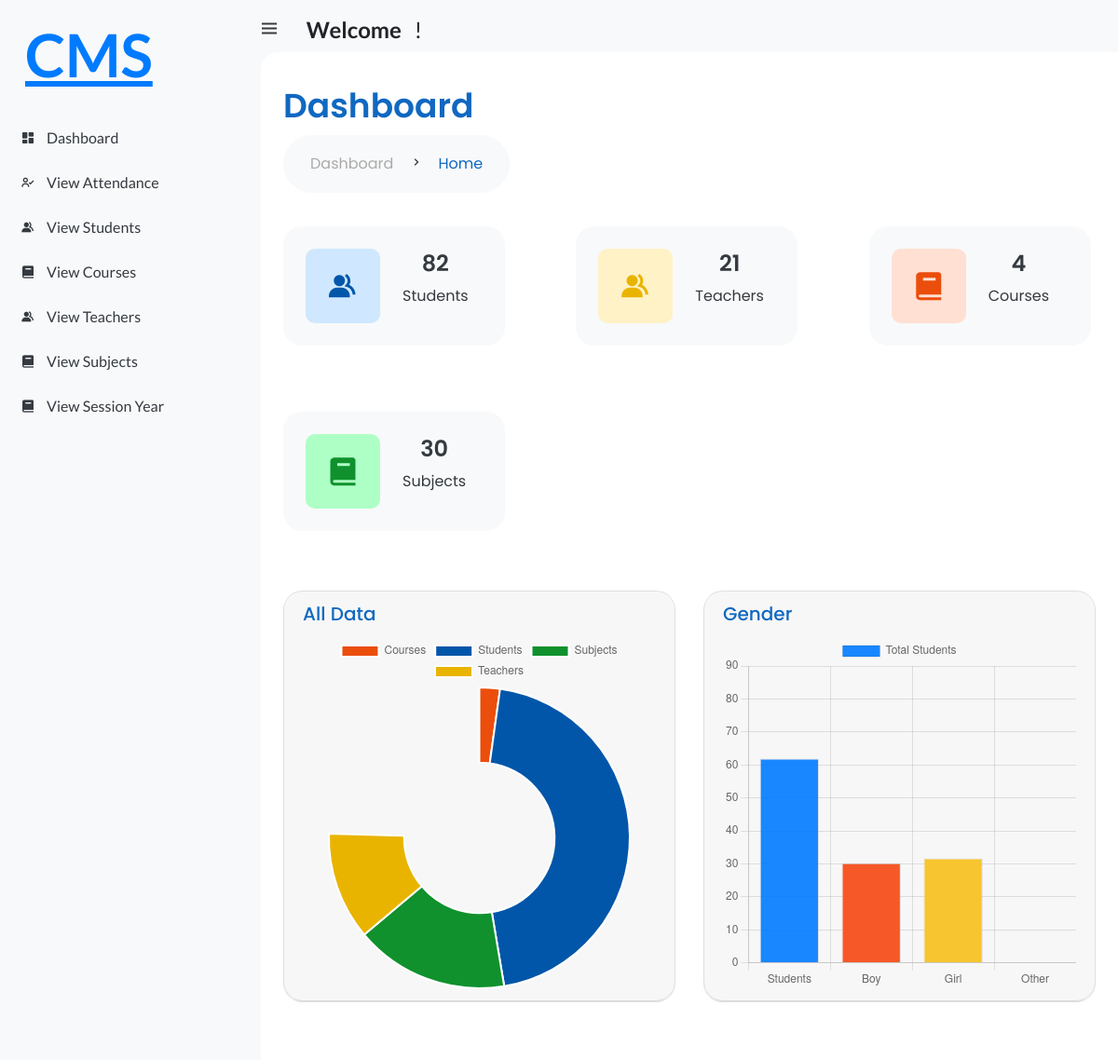
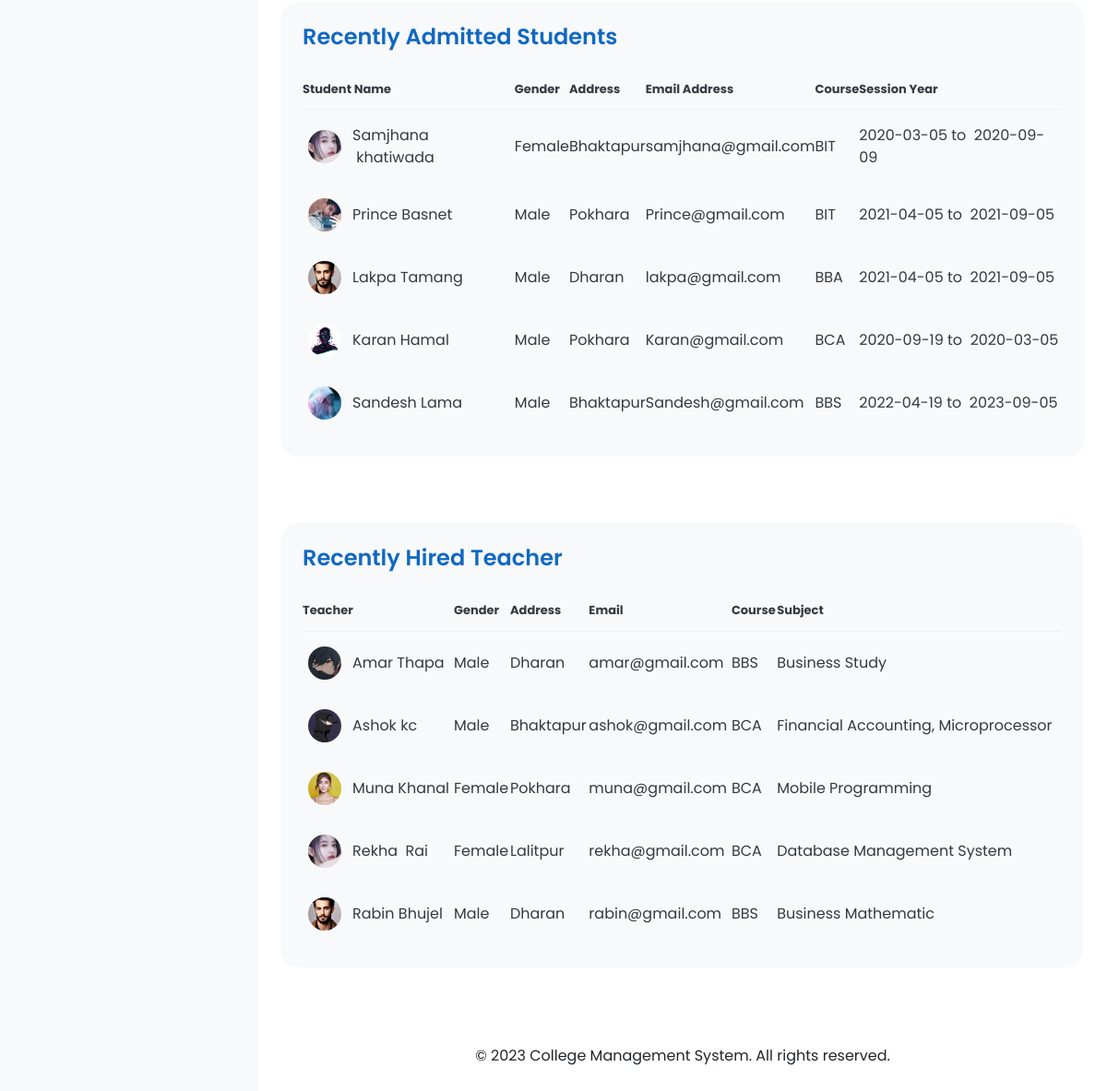
The app's page /student/home with its own data (2 pictures, top to bottom).
### student_management_app/models.py (models this page shows, shortened)
class Student(models.Model):
    admin = models.OneToOneField(CustomUser, on_delete=models.CASCADE)
    address = models.TextField()
    gender = models.CharField(max_length=100)
    course_id = models.ForeignKey(Course, on_delete=models.DO_NOTHING)
    session_year_id = models.ForeignKey(Session_Year, on_delete=models.DO_NOTHING)
    created_at = models.DateTimeField(auto_now_add=True)
    updated_at = models.DateTimeField(auto_now_add=True)

class CustomUser(AbstractUser):
    USER = (
        (1, 'HOD'),
        (2, 'STAFF'),
        (3, 'STUDENT'),
    )
    user_type = models.CharField(choices=USER, max_length=50, default=1)
    profile_pic = models.ImageField(upload_to='media/profile_pic/')

class Course(models.Model):
    name = models.CharField(max_length=100)
    created_at = models.DateTimeField(auto_now_add=True)
    updated_at = models.DateTimeField(auto_now_add=True)

class Session_Year(models.Model):
    session_start = models.CharField(max_length=100)
    session_end = models.CharField(max_length=100)

class Staff(models.Model):
    admin = models.OneToOneField(CustomUser, on_delete=models.CASCADE)
    address = models.TextField()
    gender = models.CharField(max_length=100)
    created_at = models.DateTimeField(auto_now_add=True)
    updated_at = models.DateTimeField(auto_now=True)

class Subject(models.Model):
    name = models.CharField(max_length=100)
    course = models.ForeignKey(Course, on_delete=models.CASCADE)
    staff = models.ForeignKey(Staff, on_delete=models.CASCADE)
    created_at = models.DateTimeField(auto_now_add=True)
    updated_at = models.DateTimeField(auto_now=True)

### student_management_system/Student_views.py (the view)
# urls.py: path('student/home', Student_views.Student_Home, name='student_home'),
def Student_Home(request):
    student = Student.objects.all()
    staff = Student.objects.all()
    subject = Subject.objects.all()
    recently_hired_staffs = Staff.objects.order_by('-created_at')[:5]
    recently_admitted_students = Student.objects.order_by('-created_at')[:5]
    staff_subjects_dict = {}
    for staff in recently_hired_staffs:
        subjects = Subject.objects.filter(staff=staff)
        staff_subjects_dict[staff] = subjects
    student_count = Student.objects.all().count
    staff_count = Staff.objects.all().count
    course_count = Course.objects.all().count
    subject_count = Subject.objects.all().count
    student_gender_male = Student.objects.filter(gender='Male').count
    student_gender_female = Student.objects.filter(gender='Female').count
    context = {
        'student_count': student_count,
        'course_count': course_count,
        'staff_count': staff_count,
        'subject_count': subject_count,
        'student_gender_male': student_gender_male,
        'student_gender_female': student_gender_female,
        'student': student,
        'staff': staff,
        'subject': subject,
        'recently_admitted_students': recently_admitted_students,
        'recently_hired_staffs': recently_hired_staffs,
        'staff_subjects_dict': staff_subjects_dict,
    }
    return render(request, 'Student/home.html', context)

### templates/Student/home.html (shortened to what this page needs)
{% extends 'index.html' %}
{% load static %}
{% block content %}
<link rel="stylesheet" href="{% static 'style/student_styles/home.css' %}">
	<div class="head-title">
		<div class="left">
			<h1 style="color: #1068c1;">Dashboard</h1>
			<button type="button" class="btn btn-light" style="border-radius: 63px;">
				<ul class="breadcrumb" style="margin-bottom: 0px;background-color:var(--light);">
					<li>
						<a href="#">Dashboard</a>
					</li>
					<li><i class='bx bx-chevron-right' ></i></li>
					<li>
						<a class="active" href="{% url 'hod_home' %}" style="color:#1068c1;">Home</a>
					</li>
				</ul>
			</button>
		</div>
		</div>
		<ul class="box-info">
			<li>
				<i class='bx bxs-group' ></i>
				<span class="text">
					<h3>{{student_count}}</h3>
					<p>Students</p>
				</span>
			</li>
			<li>
				<i class='bx bxs-group' ></i>
				<span class="text">
					<h3>{{staff_count}}</h3>
					<p>Teachers</p>
				</span>
			</li>
			<li>
				<i class='bx bxs-book' ></i>
				<span class="text">
					<h3>{{course_count}}</h3>
					<p>Courses</p>
				</span>
			</li>
			<li>
				<i class='bx bxs-book' ></i>
				<span class="text">
					<h3>{{subject_count}}</h3>
					<p>Subjects</p>
				</span>
			</li>
		</ul>
		<br><br>
		<div class="row">
			<div class="col-md-12 col-lg-6">
				<div class="card card-chart" style="border-radius: 21px;">
					<div class="card-header" style="border-radius: 21px;">
						<div class="col-15">
							<h5 class="card-title">All Data</h5>
							<canvas id="myDoughnutChart" width="400" height="400"></canvas>
							<script>
							  // Function to draw the doughnut chart with animation
							  function drawDoughnutChart() {
								// Sample data for the doughnut chart
								const data = {
								  labels: ['Courses', 'Students', 'Subjects', 'Teachers'],
								  datasets: [{
									data: [{{course_count}}, {{student_count}}, {{subject_count}}, {{staff_count}}], // Example data values for each label
									backgroundColor: ['#eb4e0c', '#0256a9', '#10912d', '#e9b400'], // Example colors for each segment
								  }]
								};
								// Options for the doughnut chart with animation settings
								const options = {
								  responsive: true, // Adjusts to the container size
								  animation: {
									duration: 5000, // Animation duration in milliseconds (2 seconds)
									easing: 'easeOutBounce' // Easing function for the animation (you can experiment with different easing options)
								  }
								};
								// Get the canvas element
								const canvas = document.getElementById('myDoughnutChart');
								// Create the doughnut chart using Chart.js
								const myDoughnutChart = new Chart(canvas, {
								  type: 'doughnut',
								  data: data,
								  options: options
								});
							  }
							  // Call the drawDoughnutChart function when the page has finished loading
							  window.addEventListener('load', drawDoughnutChart);
							</script>
						</div>
					</div>
				</div>
				<div class="card-body">
				</div>
			</div>
			<div class="col-md-12 col-lg-6" style="">
				<div class="card card-chart" style="border-radius: 21px;">
					<div class="card-header" style="border-radius: 21px;">
						<div class="col-15" style="">
							<h5 class="card-title">Gender</h5>
							<canvas id="genderChart" width="400" height="400"></canvas>
							<script>
							  // Function to draw the bar graph with animation
							  function drawBarGraphWithAnimation() {
								// Sample data for the bar graph
								const data = {
								  labels: ['Students', 'Boy', 'Girl', 'Other'],
								  datasets: [{
									label: 'Total Students',
									data: [{{student_count}}, {{student_gender_male}}, {{student_gender_female}}, 0],
									backgroundColor: ['#007bffe6', '#f75827', '#f7c52f', '#0bcb27'], // Example colors for each bar
									borderWidth: 1,
									hoverOffset: 4,
								  }],
								};
								// Options for the bar graph with animation settings
								const options = {
								  responsive: true,
								  animation: {
									duration: 5000, // Animation duration in milliseconds (2 seconds)
									easing: 'easeOutBounce', // Easing function for the animation (you can experiment with different easing options)
								  },
								  scales: {
									y: {
									  beginAtZero: true,
									},
								  },
								};
								// Get the canvas element
								const canvas = document.getElementById('genderChart');
								// Create the bar graph using Chart.js
								const myBarChart = new Chart(canvas, {
								  type: 'bar',
								  data: data,
								  options: options,
								});
							  }
							  // Call the drawBarGraphWithAnimation function when the page has finished loading
							  window.addEventListener('load', drawBarGraphWithAnimation);
							</script>
						</div>
					</div>
				</div>
			</div>
		</div>
		<div class="table-data">
			<div class="order">
				<div class="head">
					<h3>Recently Admitted Students</h3>
				</div>
				<table>
					<thead>
						<tr>
							<th>Student Name</th>
							<th>Gender</th>
							<th>Address</th>
							<th>Email Address</th>
							<th>Course</th>
							<th>Session Year</th>
						</tr>
					</thead>
					<tbody>
					{% for i in recently_admitted_students %}
						<tr>
							<td>
								{% if i.admin.profile_pic %}
									<img src="{{ i.admin.profile_pic.url }}" alt="Profile Pic">
								{% else %}
									<img src="/media/profile_pic/profile.png" alt="Default Profile Pic">
								{% endif %}
								<p style="margin-bottom: 0px;">{{i.admin.first_name}}&nbsp;{{i.admin.last_name}}</p>
							</td>
							<td>{{i.gender}}</td>
							<td>{{i.address}}</td>
							<td>{{i.admin.email}}</td>
							<td>{{i.course_id.name}}</td>
							<td>{{i.session_year_id.session_start}} to &nbsp;{{i.session_year_id.session_end}}</td>
						</tr>
					{% endfor%}
					</tbody>
				</table>
			</div>
		</div>
		<br><br>
		<div class="table-data" style="grid-gap: 2px;">
			<div class="order">
				<div class="head">
					<h3>Recently Hired Teacher</h3>
				</div>
				<table>
					<thead>
						<tr>
							<th>Teacher</th>
							<th>Gender</th>
							<th>Address</th>
							<th>Email</th>
							<th>Course</th>
							<th>Subject</th>
						</tr>
					</thead>
					<tbody>
					{% for i, subjects in staff_subjects_dict.items %}
						<tr>
							<td>
								{% if i.admin.profile_pic %}
									<img src="{{ i.admin.profile_pic.url }}" alt="Profile Pic">
								{% else %}
									<img src="/media/profile_pic/profile.png" alt="Default Profile Pic">
								{% endif %}
								<p style="margin-bottom: 0px;">{{i.admin.first_name}}&nbsp;{{i.admin.last_name}}</p>
							</td>
							<td>{{i.gender}}</td>
							<td>{{i.address}}</td>
							<td>{{i.admin.email}}</td>
							<td>
								{% for subject in subjects %}
									{% if forloop.first %}
										{{ subject.course.name }}
									{% endif %}
								{% endfor %}
							</td>
							<td>
								{% for subject in subjects %}
								{{ subject.name }}{% if not forloop.last %}, {% endif %}
							{% endfor %}
							</td>
						</tr>
					{% endfor%}
					</tbody>
				</table>
			</div>
		<br>
		</div>
{% endblock %}

### templates/index.html (shortened to what this page needs)
<!DOCTYPE html>
<html lang="en">
{% load static %}
{% load active_link_tags %}
<head>
	<link href='https://unpkg.com/boxicons@2.0.9/css/boxicons.min.css' rel='stylesheet'>
	<link rel="stylesheet" href="https://cdn.jsdelivr.net/npm/bootstrap@4.0.0/dist/css/bootstrap.min.css">
	<link rel="stylesheet" href="/static/css/base.css">
	<link rel="stylesheet" href="{% static 'style/index.css' %}">
	<link rel="stylesheet" href="https://cdn.jsdelivr.net/npm/bootstrap@4.0.0/dist/css/bootstrap.min.css">
</head>
<body>
	<section id="sidebar">
		<a href="{% url 'hod_home' %}" class="brand">
			<p style="margin-left: 27px;margin-top: 77px;font-size:4rem;">
				CMS
			</p>
		</a>
		{% if user.user_type == '1'%}
		<ul class="side-menu top">
			<li class="{% active_link 'hod_home' 'active' %}">
				<a href="{% url 'hod_home' %}">
					<i class='bx bxs-dashboard' ></i>
					<span class="text">Dashboard</span>
				</a>
			</li>
			<li class="{% active_link 'view_attendances' 'active' %}">
				<a href="{% url 'view_attendances' %}">
					<i class='bx bx-user-check' ></i>
					<span class="text">Attendance</span>
				</a>
			</li>
			<li class="{% active_link 'view_staffs' 'active' %}">
				<a href="{% url 'view_staffs' %}">
					<i class='bx bxs-group' ></i>
					<span class="text">Teachers</span>
				</a>
			</li>
			<li class="{% active_link 'view_students' 'active' %}">
				<a href="{% url 'view_students' %}">
					<i class='bx bxs-group' ></i>
					<span class="text">Students</span>
				</a>
			</li>
			<li class="{% active_link 'view_courses' 'active' %}">
				<a href="{% url 'view_courses' %}">
					<i class='bx bxs-book' ></i>
					<span class="text">Courses</span>
				</a>
			</li>
			<li class="{% active_link 'view_subjects' 'active' %}">
				<a href="{% url 'view_subjects' %}">
					<i class='bx bxs-book' ></i>
					<span class="text">Subjects</span>
				</a>
			</li>
			<li class="{% active_link 'view_sessions' 'active' %}">
				<a href="{% url 'view_sessions' %}">
					<i class='bx bxs-calendar' ></i>
					<span class="text">Session Year</span>
				</a>
			</li>
			<li class="{% active_link 'view_contacts' 'active' %}">
				<a href="{% url 'view_contacts' %}">
					<i class='bx bxs-contact' ></i>
					<span class="text">Contacts</span>
				</a>
			</li>
		</ul>
		{% else%}
		<ul class="side-menu top">
			<li class="{% active_link 'student_home' 'active' %}">
				<a href="{% url 'student_home' %}">
					<i class='bx bxs-dashboard' ></i>
					<span class="text">Dashboard</span>
				</a>
			</li>
			<li class="{% active_link 'student_view_attendance' 'active' %}">
				<a href="{% url 'student_view_attendance' %}">
					<i class='bx bx-user-check'></i>
					<span class="text">View Attendance</span>
				</a>
			</li>
			<li class="{% active_link 'student_view_students' 'active' %}">
				<a href="{% url 'student_view_students' %}">
					<i class='bx bxs-group' ></i>
					<span class="text">View Students</span>
				</a>
			</li>
			<li class="{% active_link 'student_view_courses' 'active' %}">
				<a href="{% url 'student_view_courses' %}">
					<i class='bx bxs-book' ></i>
					<span class="text">View Courses</span>
				</a>
			</li>
			<li class="{% active_link 'student_view_staffs' 'active' %}">
				<a href="{% url 'student_view_staffs' %}">
					<i class='bx bxs-group' ></i>
					<span class="text">View Teachers</span>
				</a>
			</li>
			<li class="{% active_link 'student_view_subjects' 'active' %}">
				<a href="{% url 'student_view_subjects' %}">
					<i class='bx bxs-book' ></i>
					<span class="text">View Subjects</span>
				</a>
			</li>
			<li class="{% active_link 'student_view_sessions' 'active' %}">
				<a href="{% url 'student_view_sessions' %}">
					<i class='bx bxs-book' ></i>
					<span class="text">View Session Year</span>
				</a>
			</li>
		</ul>
		{% endif%}
	</section>
	<section id="content">
		<nav>
			<div class="container mt-5" style="margin-top: 1rem!important;">
				<div class="row">
					<div class="col-md-6">
						<div class="top-nav-search">
							<h4 style="margin-left: -42px;">
							<i class='bx bx-menu' ></i>
								<strong>Welcome</strong>&nbsp;
								&nbsp;!
							</h4>
						</div>
					</div>
					<div class="col-md-6">
					</div>
				</div>
			</div>
		</nav>
		<main>
			{% block content %}
			{% endblock %}
			<br><br><br><br>
			<footer>
				<div class="container">
					<div class="row">
						<div class="col-md-12 text-center">
							<p style="margin-bottom: -7px;">&copy; 2023 College Management System. All rights reserved.</p>
						</div>
					</div>
				</div>
			</footer>
		</main>
	</section>
</body>
</html>

### static/css/base.css (style rules this page uses)
* { margin: 0; padding: 0; box-sizing: border-box; }
a { text-decoration: none; }
li { list-style: none; }
:root { --poppins: 'Poppins', sans-serif; --lato: 'Lato', sans-serif; --light: #F9F9F9; --blue: #3C91E6; --light-blue: #CFE8FF; --grey: #eee; --dark-grey: #AAAAAA; --dark: #342E37; --red: #DB504A; --yellow: #FFCE26; --light-yellow: #FFF2C6; --orange: #FD7238; --light-orange: #FFE0D3; }
html { overflow-x: hidden; }
body { background: var(--grey); overflow-x: hidden; }

### static/style/student_styles/home.css (style rules this page uses)
.box-info li { width: 238px; }
h2, h3, h5 { color: #1068c1; }

### records on screen
Student: admin.profile_pic (picture), admin.first_name "Samjhana", admin.last_name "khatiwada", gender "Female", address "Bhaktapur", admin.email "samjhana@gmail.com", course_id.name "BIT", session_year_id.session_start "2020-03-05", session_year_id.session_end "2020-09-09"
Student: admin.profile_pic (picture), admin.first_name "Prince", admin.last_name "Basnet", gender "Male", address "Pokhara", admin.email "Prince@gmail.com", course_id.name "BIT", session_year_id.session_start "2021-04-05", session_year_id.session_end "2021-09-05"
Student: admin.profile_pic (picture), admin.first_name "Lakpa", admin.last_name "Tamang", gender "Male", address "Dharan", admin.email "lakpa@gmail.com", course_id.name "BBA", session_year_id.session_start "2021-04-05", session_year_id.session_end "2021-09-05"
Student: admin.profile_pic (picture), admin.first_name "Karan", admin.last_name "Hamal", gender "Male", address "Pokhara", admin.email "Karan@gmail.com", course_id.name "BCA", session_year_id.session_start "2020-09-19", session_year_id.session_end "2020-03-05"
Student: admin.profile_pic (picture), admin.first_name "Sandesh", admin.last_name "Lama", gender "Male", address "Bhaktapur", admin.email "Sandesh@gmail.com", course_id.name "BBS", session_year_id.session_start "2022-04-19", session_year_id.session_end "2023-09-05"
Staff: admin.profile_pic (picture), admin.first_name "Amar", admin.last_name "Thapa", gender "Male", address "Dharan", admin.email "amar@gmail.com"
Subject: course.name "BBS", name "Business Study"
Staff: admin.profile_pic (picture), admin.first_name "Ashok", admin.last_name "kc", gender "Male", address "Bhaktapur", admin.email "ashok@gmail.com"
Subject: course.name "BCA", name "Financial Accounting"
Subject: name "Microprocessor"
Staff: admin.profile_pic (picture), admin.first_name "Muna", admin.last_name "Khanal", gender "Female", address "Pokhara", admin.email "muna@gmail.com"
Subject: course.name "BCA", name "Mobile Programming"
Staff: admin.profile_pic (picture), admin.first_name "Rekha", admin.last_name "Rai", gender "Female", address "Lalitpur", admin.email "rekha@gmail.com"
Subject: course.name "BCA", name "Database Management System"
Staff: admin.profile_pic (picture), admin.first_name "Rabin", admin.last_name "Bhujel", gender "Male", address "Dharan", admin.email "rabin@gmail.com"
Subject: course.name "BBS", name "Business Mathematic"

### other values on screen
{{ student_count }} "82"
{{ staff_count }} "21"
{{ course_count }} "4"
{{ subject_count }} "30"
chart data {{ course_count }} 4
chart data {{ student_count }} 82
chart data {{ subject_count }} 30
chart data {{ staff_count }} 21
